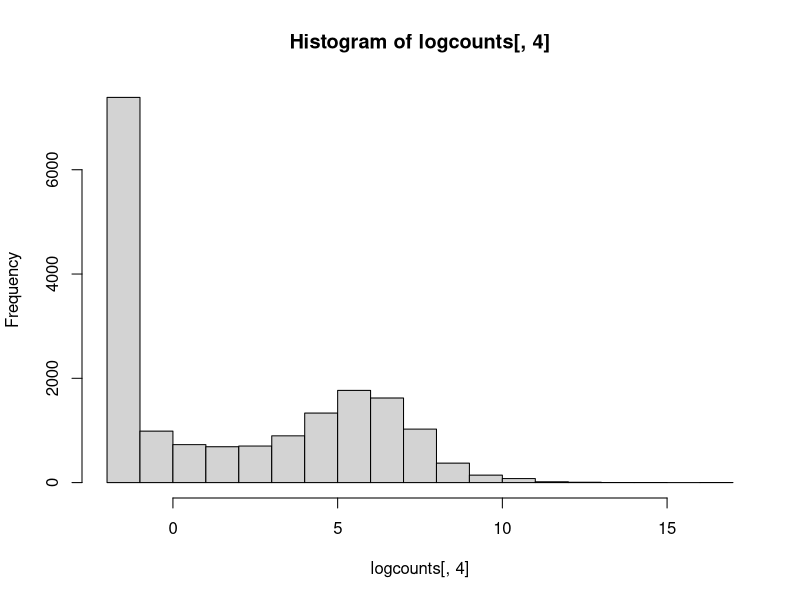
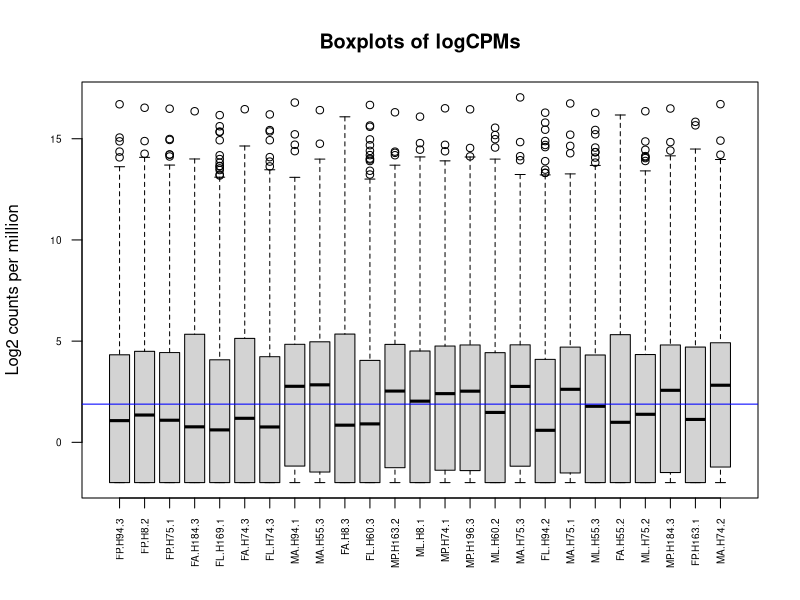
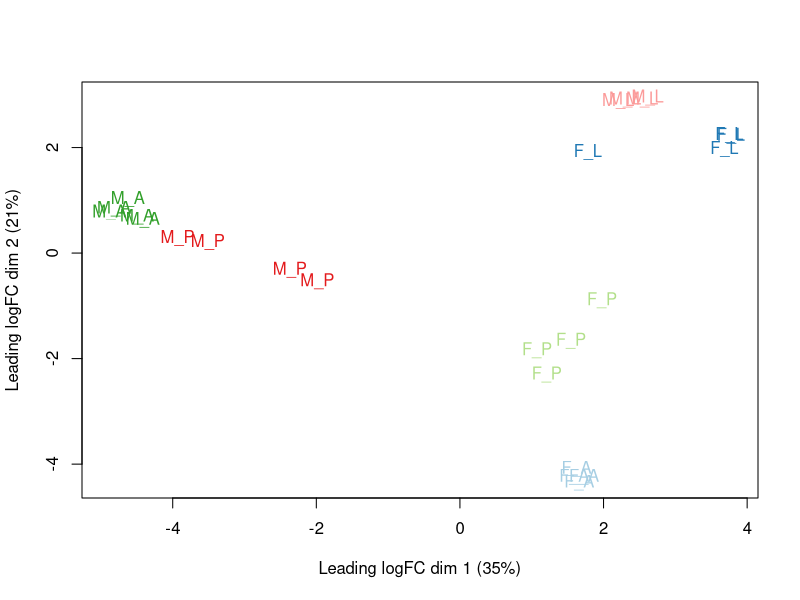
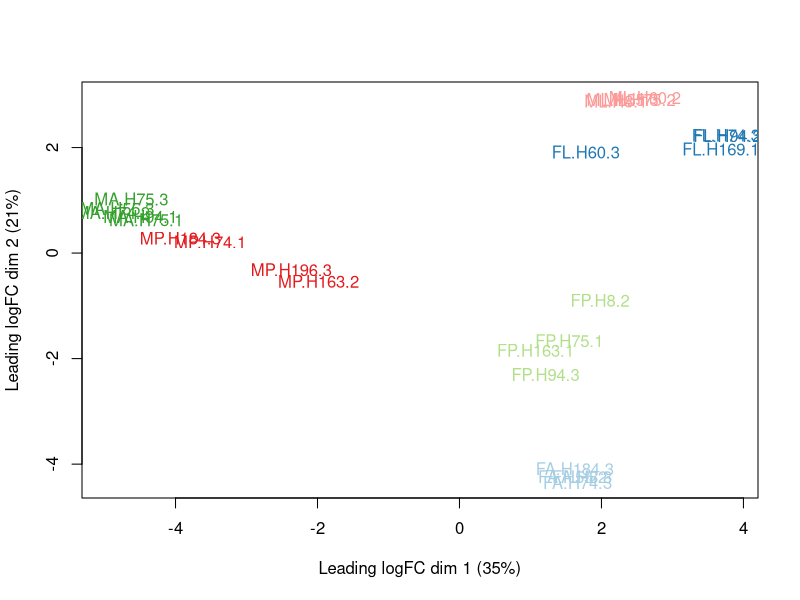
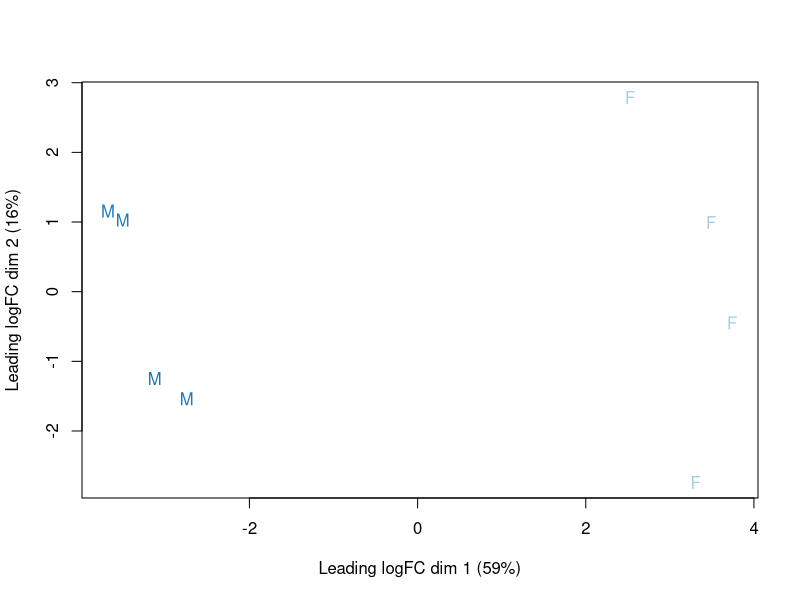
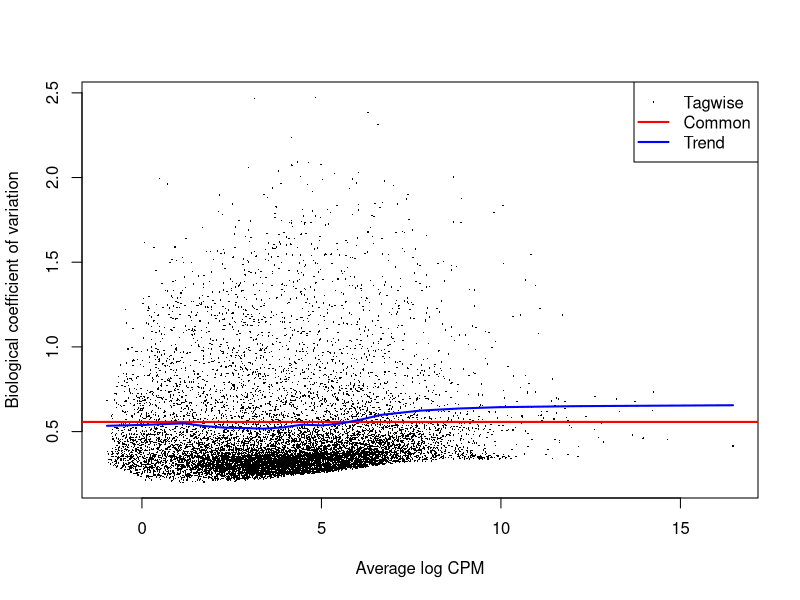
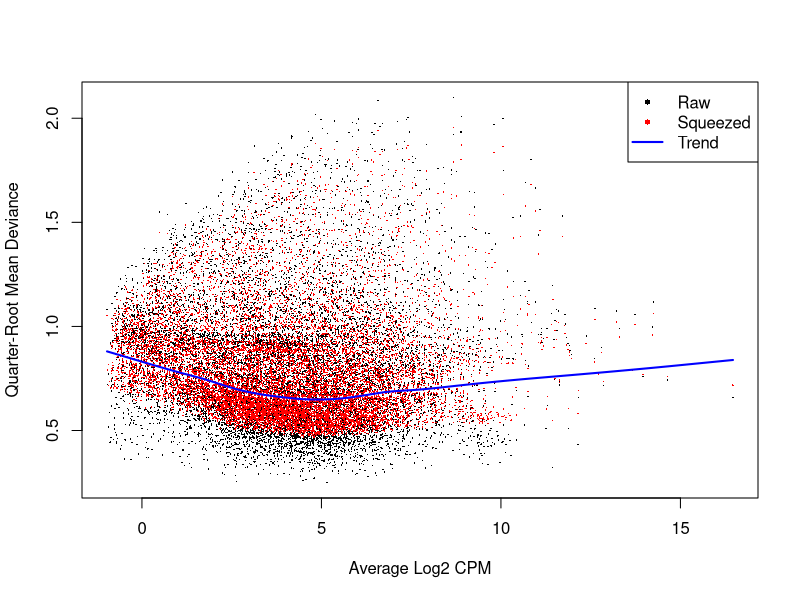

Write the R code that produced these figures, in order. (Note: this script raises an error after producing the figures.)
library(readr)
library(edgeR)
library(RColorBrewer)
library(ggplot2)
getwd()

#setwd

#read in Drosophila read counts "droso_counts.csv"
droso_counts<-read_csv("droso_counts.csv")
colnames(droso_counts)

##add factor: sex (F=female, M= male), stage (L=larva, P=pupa, A=adult)
sex<- c("F","F","F","F","F","F","F","M","M","F","F","M","M","M","M","M","M","F","M","M","F","M","M","F","M")
stage<- c("P","P","P","A","L","A","L","A","A","A","L","P","L","P","P","L","A","L","A","L","A","L","P","P","A")
sex_stage<-paste(sex, stage, sep="_")

##make edgeR object
x<-DGEList(counts = droso_counts[, 2:26],genes = droso_counts[, 1], group = sex_stage)
x$samples
table(x$samples$group)
summary(x$samples$lib.size)

##exploring log2 data before normalization 
logcounts <- cpm(x, prior.count = 2, log=TRUE)
hist(logcounts[,4])
boxplot(logcounts, xlab="", ylab="Log2 counts per million",las=2, cex.axis=0.6)
abline(h=median(logcounts),col="blue")
title("Boxplots of logCPMs")

library(RColorBrewer)
fac<- factor(sex_stage)
colours<- brewer.pal(nlevels(fac), "Paired")
names_samples<- c("FP.H94.3","FP.H8.2","FP.H75.1","FA.H184.3","FL.H169.1","FA.H74.3","FL.H74.3","MA.H94.1","MA.H55.3","FA.H8.3","FL.H60.3","MP.H163.2","ML.H8.1","MP.H74.1","MP.H196.3","ML.H60.2","MA.H75.3","FL.H94.2","MA.H75.1","ML.H55.3","FA.H55.2","ML.H75.2","MP.H184.3","FP.H163.1","MA.H74.2")
plotMDS(logcounts, labels= factor(x$samples$group), col= colours[as.numeric(fac)])
plotMDS(logcounts, labels= factor(names_samples), col= colours[as.numeric(fac)])

#subseting data to analyse per stage#
###pupae###
counts_pupae<- droso_counts[, c(2,3,4,13,15,16,24,25)]
colnames(counts_pupae)
counts_pupae$Gene_name<- droso_counts$Gene_name
sex_p<-c("F","F","F","M","M","M","M","F") 

#make edgeR object for pupal stage
x_p_stage<-DGEList(counts = droso_counts[, c(2,3,4,13,15,16,24,25)],
                   genes = droso_counts[, 1],
                   group = sex_p)
x_p_stage$samples

#normalization
cpm(10, mean(x_p_stage$samples$lib.size))
x_p_stage
head(str(x_p_stage))

#filter out genes that are not expressed in at least 3 male or 3 female libraries 
keep_p <- rowSums(cpm(x_p_stage[,c(1,2,3,8)])>0.5) >=3 | 
        rowSums(cpm(x_p_stage[,c(4,5,6,7)])>0.5) >=3  
x_p_stage<- x_p_stage[keep_p, , keep.lib.sizes=FALSE]

#show number of genes kept and filtered out
table(keep_p)

#calculate normalization factor
x_p_stage<- calcNormFactors(x_p_stage)
x_p_stage$samples

fac_p<- factor(sex_p)
colours<- brewer.pal(nlevels(fac_p), "Paired")
plotMDS(x_p_stage, labels= factor(x_p_stage$samples$group), col= colours[as.numeric(fac_p)])

#design a model
design_p <- model.matrix(~ 0 + group, data= x_p_stage$samples)
colnames(design_p)<- levels(x_p_stage$samples$group)
colnames(design_p)

#estimate dispersion
x_p_stage <- estimateDisp(x_p_stage, design_p, robust=TRUE)
x_p_stage$common.dispersion

#plot Biologicaé coeff. of variation
plotBCV(x_p_stage)

####Genewise Negative Binomial Generalized Linear Models with Quasi-likelihood Tests
#Fit a quasi-likelihood negative binomial generalized log-linear model to count data. 
#Conduct genewise statistical tests for a given coefficient or contrast.
fit_p <- glmQLFit(x_p_stage, design_p, robust=TRUE)
head(fit_p$coefficients)
plotQLDisp(fit_p)
summary(fit_p$df.prior)

#between m and F
FM_p<- makeContrasts(F - M, levels=design_p)

#Fit a quasi-likelihood negative binomial generalized log-linear model to count data. 
##Conduct genewise statistical tests for a given coefficient or contrast.
res_FM_p <- glmQLFTest(fit_p, contrast=FM_p)

#Identify which genes are significantly differentially expressed from an edgeR fit object
is.de_FM_p <- decideTestsDGE(res_FM_p, p.value=0.05)

#number of Sex-biased genes
summary(is.de_FM_p)

#get fc values and p-values for (n) genes
pupae_top_fm<- topTags(res_FM_p, n=12000)
pupae_top_fm<-pupae_top_fm$table

plotMD(res_FM_p, 
       status=is.de_FM_p,
       values=c(1,-1),
       col=c("red","blue"),
       legend="topright", 
       ylim=c(-15,15),
       main = "DGE between females and males at pupal stage", 
       hl.cex=0.7 )

#plot different classes of sex-biased genes
###calculate the average logCPM for males and females separtely

##log counts for pupal stage
logcounts_p <- cpm(x_p_stage,log=TRUE)
colnames(logcounts_p)<- x_p_stage$samples$group
rownames(logcounts_p)<- x_p_stage$genes$Gene_name

names<-as.character(pupae_top_fm$Gene_name)
logcounts_p<-cbind(rownames(logcounts_p), logcounts_p)
colnames(logcounts_p)[1]<-"Gene_name"
logcounts_p<-as.data.frame(logcounts_p)
logcounts_p_sub<-logcounts_p[logcounts_p$Gene_name %in% names,]
logcounts_p_sub[,-1]<-as.numeric(as.character(unlist(logcounts_p_sub[,-1])))
average_M<-rowMeans(logcounts_p_sub[,c(5,6,7,8)])
average_F<-rowMeans(logcounts_p_sub[,c(2,3,4,9)])
logcounts_p_sub<-cbind(average_F, logcounts_p_sub)
logcounts_p_sub<-cbind(average_M, logcounts_p_sub)

pupae_top_fm<-pupae_top_fm[order(pupae_top_fm$Gene_name),]
logcounts_p_sub<- logcounts_p_sub[order(logcounts_p_sub$Gene_name),]
pupae_top_fm<- cbind(logcounts_p_sub$average_M, pupae_top_fm)
pupae_top_fm<- cbind(logcounts_p_sub$average_F, pupae_top_fm)
colnames(pupae_top_fm)[1]<- "Average_logCPM_F"
colnames(pupae_top_fm)[2]<- "Average_logCPM_M"

## calculating average CPM for males and females and binding it to TOP_fm
counts_p <- cpm(x_p_stage, log = FALSE)
rownames(counts_p)<-x_p_stage$genes$Gene_name
colnames(counts_p)<- x_p_stage$samples$group

counts_p<-cbind(rownames(counts_p), counts_p)
colnames(counts_p)[1]<-"Gene_name"
counts_p<-as.data.frame(counts_p)
counts_p_sub<-counts_p[counts_p$Gene_name %in% names,]
counts_p_sub[,-1]<-as.numeric(as.character(unlist(counts_p_sub[,-1])))
average_cpm_M<-rowMeans(counts_p_sub[,c(5,6,7,8)])
average_cpm_F<-rowMeans(counts_p_sub[,c(2,3,4,9)])
counts_p_sub<-cbind(average_cpm_F, counts_p_sub)
counts_p_sub<-cbind(average_cpm_M, counts_p_sub)

pupae_top_fm<-pupae_top_fm[order(pupae_top_fm$Gene_name),]
counts_p_sub<- counts_p_sub[order(counts_p_sub$Gene_name),]
pupae_top_fm<- cbind(counts_p_sub$average_cpm_M, pupae_top_fm)
pupae_top_fm<- cbind(counts_p_sub$average_cpm_F, pupae_top_fm)
colnames(pupae_top_fm)[1]<- "Average_CPM_F"
colnames(pupae_top_fm)[2]<- "Average_CPM_M"

#gene classification#
pupae_top_fm$fact<-rep("NA", nrow(pupae_top_fm))
pupae_top_fm$fact[pupae_top_fm$Average_CPM_M ==(0) & pupae_top_fm$logFC>2] <- "F_limited"
pupae_top_fm$fact[pupae_top_fm$Average_CPM_F ==(0) & pupae_top_fm$logFC< (-2)] <- "M_limited"
pupae_top_fm$fact[pupae_top_fm$logFC>2 & pupae_top_fm$Average_CPM_M > (0)] <- "F_biased"
pupae_top_fm$fact[pupae_top_fm$logFC<(-2) & pupae_top_fm$Average_CPM_F > (0)]<- "M_biased"
pupae_top_fm$fact[pupae_top_fm$logFC>0 & pupae_top_fm$logFC<2]<- "Any_f_biased"
pupae_top_fm$fact[pupae_top_fm$logFC<0 & pupae_top_fm$logFC>-2]<- "Any_m_biased"
pupae_top_fm$fact[pupae_top_fm$FDR >0.05]<- "Not DE"

####### plot
palette(c("palevioletred1","slategray1","firebrick1","lightslateblue", "navy","gainsboro"))
table(pupae_top_fm$fact)
pupae_top_fm$fact<-as.factor(pupae_top_fm$fact)
unbias<-subset(pupae_top_fm, fact == "Not DE")
bias<-subset(pupae_top_fm, fact != "Not DE")
table(bias$fact)
plot(unbias$Average_logCPM_M~unbias$Average_logCPM_F, 
     col="gainsboro", 
     pch=19, 
     ylim = c(-3,17), xlim = c(-3,17),
     xlab = "Average female expression [logCPM]", 
     ylab = "Average male expression [logCPM]", 
     main="Gene expression in males and females at the pupal stage", cex=0.8)

points(bias$Average_logCPM_M~bias$Average_logCPM_F, 
       col=as.factor(bias$fact), pch=19, cex=0.7)


legend("topleft", c("Slightly FB","slightly MB" , "Strongly FB", "Female limited","Male biased", "Male limited", "Not DE"), fill=c(1:7), cex = 0.6,bty = "n")
